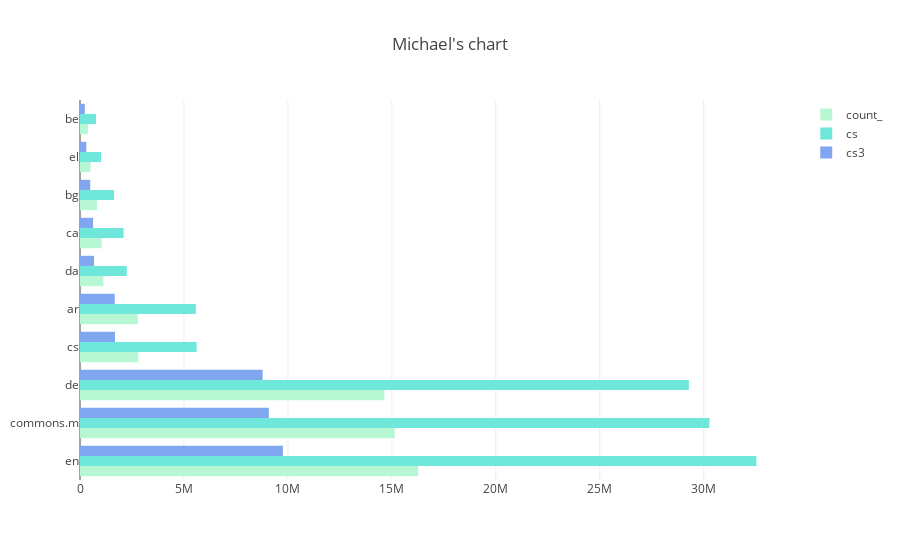

Notebook cell for this chart:
### Markdown cell above
# Kql - render columnchart

### Code cell
%%kql Samples@help
PageViews 
| summarize count() by Language 
| sort by count_ 
| limit 10 
| extend cs = 2 * count_
| extend cs3 = 0.6 * count_
//| extend cs4 = 0.6 * count_
//| extend cs5 = 0.6 * count_
//| extend cs6 = 0.6 * count_
//| extend cs7 = 0.6 * count_
//| extend cs8 = 0.6 * count_
//| extend cs9 = 0.6 * count_
//| extend cs10 = 0.6 * count_
//| extend cs11 = 0.6 * count_
//| extend cs12 = 0.6 * count_
//| extend cs13 = 0.6 * count_
//| extend cs14 = 0.6 * count_
//| extend cs15 = 0.6 * count_
| render barchart kind=stacked title="Michael's chart"

### Figure 1 — Plotly figure (JSON) as saved in the notebook; plotly's stock layout.template omitted (floating-point values rounded to 4 significant figures)
{"data": [{"marker": {"color": "rgb(184, 247, 212)"}, "name": "count_", "orientation": "h", "type": "bar", "x": [16266774, 15137646, 14641824, 2804334, 2785242, 1125036, 1048386, 819522, 507336, 385806], "y": ["en", "commons.m", "de", "cs", "ar", "da", "ca", "bg", "el", "be"]}, {"marker": {"color": "rgb(111, 231, 219)"}, "name": "cs", "orientation": "h", "type": "bar", "x": [32533548, 30275292, 29283648, 5608668, 5570484, 2250072, 2096772, 1639044, 1014672, 771612], "y": ["en", "commons.m", "de", "cs", "ar", "da", "ca", "bg", "el", "be"]}, {"marker": {"color": "rgb(127, 166, 238)"}, "name": "cs3", "orientation": "h", "type": "bar", "x": [9760000.0, 9083000.0, 8785000.0, 1683000.0, 1671000.0, 675000.0, 629000.0, 491700.0, 304400.0, 231500.0], "y": ["en", "commons.m", "de", "cs", "ar", "da", "ca", "bg", "el", "be"]}], "layout": {"showlegend": true, "title": "Michael's chart"}}
